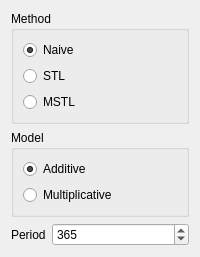
<?xml version="1.0" encoding="UTF-8"?>
<ui version="4.0">
 <author>Anton Rau</author>
 <class>TimeseriesDecompositionSettingsWidget</class>
 <widget class="QWidget" name="TimeseriesDecompositionSettingsWidget">
  <layout class="QVBoxLayout" name="verticalLayout">
   <item>
    <widget class="QGroupBox" name="groupBoxMethod">
     <property name="title">
      <string>Method</string>
     </property>
     <layout class="QVBoxLayout" name="verticalLayout_3">
      <item>
       <widget class="QRadioButton" name="radioButtonMethodNaive">
        <property name="toolTip">
         <string>Seasonal decomposition using moving averages</string>
        </property>
        <property name="text">
         <string>Naive</string>
        </property>
        <property name="checked">
         <bool>true</bool>
        </property>
       </widget>
      </item>
      <item>
       <widget class="QRadioButton" name="radioButtonMethodSTL">
        <property name="toolTip">
         <string>Season-Trend decomposition using LOESS</string>
        </property>
        <property name="text">
         <string>STL</string>
        </property>
       </widget>
      </item>
      <item>
       <widget class="QRadioButton" name="radioButtonMethodMSTL">
        <property name="toolTip">
         <string>Multiple Seasonal-Trend decomposition using LOESS</string>
        </property>
        <property name="text">
         <string>MSTL</string>
        </property>
       </widget>
      </item>
     </layout>
    </widget>
   </item>
   <item>
    <widget class="QGroupBox" name="groupBoxModel">
     <property name="title">
      <string>Model</string>
     </property>
     <layout class="QVBoxLayout" name="verticalLayout_2">
      <item>
       <widget class="QRadioButton" name="radioButtonModelAdditive">
        <property name="text">
         <string>Additive</string>
        </property>
        <property name="checked">
         <bool>true</bool>
        </property>
       </widget>
      </item>
      <item>
       <widget class="QRadioButton" name="radioButtonModelMultiplicative">
        <property name="text">
         <string>Multiplicative</string>
        </property>
       </widget>
      </item>
     </layout>
    </widget>
   </item>
   <item>
    <layout class="QFormLayout" name="formLayout">
     <item row="0" column="0">
      <widget class="QLabel" name="periodLabel">
       <property name="text">
        <string>Period</string>
       </property>
      </widget>
     </item>
     <item row="0" column="1">
      <widget class="QSpinBox" name="periodSpinBox">
       <property name="toolTip">
        <string>Period of the series (eg, 1 for annual, 4 for quarterly, etc)</string>
       </property>
       <property name="maximum">
        <number>1000000000</number>
       </property>
       <property name="value">
        <number>365</number>
       </property>
      </widget>
     </item>
    </layout>
   </item>
  </layout>
 </widget>
 <resources>
  <include location="../../../../resources/resources.qrc"/>
 </resources>
 <connections/>
</ui>
